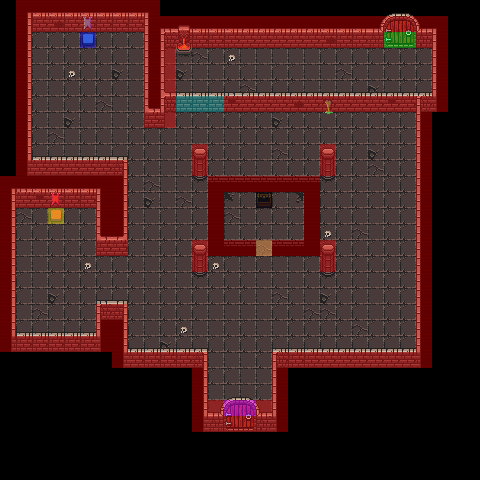

Rendered tile map (Tiled .tmx) drawn with the repository's tilesets; below, a short description and the map source with its tile grids summarised:
An orthogonal 30x30 tile map with 16x16 px tiles, 9 tile layers (dungeon_floor, dungeon_floor2, dungeon_walls, chest_closed, ...), 2 tilesets.

<map version="1.4" tiledversion="1.4.2" orientation="orthogonal" renderorder="right-down" width="30" height="30" tilewidth="16" tileheight="16" infinite="0" nextlayerid="12" nextobjectid="1">
 <tileset firstgid="1" name="dungeon_tileset" tilewidth="16" tileheight="16" tilecount="1024" columns="32">
  <image source="dungeon_tileset.png" width="512" height="512" />
 </tileset>
 <tileset firstgid="1025" name="colors" tilewidth="16" tileheight="16" tilecount="16" columns="16">
  <image source="colors.png" width="256" height="16" />
 </tileset>
 <layer id="2" name="dungeon_floor" width="30" height="30">
  <data>[900 cells, 439 non-empty, 10 distinct tile ids]</data>
 </layer>
 <layer id="7" name="dungeon_floor2" width="30" height="30">
  <data>[900 cells, 1 non-empty, 1 distinct tile ids]</data>
 </layer>
 <layer id="1" name="dungeon_walls" width="30" height="30">
  <data>[900 cells, 254 non-empty, 44 distinct tile ids]</data>
 </layer>
 <layer id="9" name="chest_closed" width="30" height="30">
  <data>[900 cells, 1 non-empty, 1 distinct tile ids]</data>
 </layer>
 <layer id="11" name="chest_open" width="30" height="30">
  <data>[900 cells, 1 non-empty, 1 distinct tile ids]</data>
 </layer>
 <layer id="8" name="dungeon_walls2" width="30" height="30">
  <data>[900 cells, 8 non-empty, 4 distinct tile ids]</data>
 </layer>
 <layer id="4" name="door_open" width="30" height="30">
  <data>[900 cells, 6 non-empty, 6 distinct tile ids]</data>
 </layer>
 <layer id="5" name="door_close" width="30" height="30">
  <data>[900 cells, 6 non-empty, 6 distinct tile ids]</data>
 </layer>
 <layer id="6" name="colliders" width="30" height="30" opacity="0.75">
  <properties>
   <property name="Navigation" type="int" value="0" />
   <property name="NoDrawable" type="int" value="1" />
  </properties>
  <data>[900 cells, 220 non-empty, 8 distinct tile ids]</data>
 </layer>
</map>
